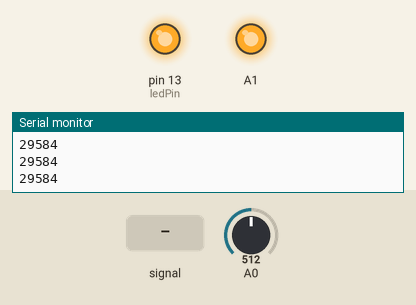
Simulated run of this sketch. Board: Arduino Uno, built with avr-gcc and run on an emulated ATmega328P. Shown: output pins drawn as LEDs (lit = HIGH), the last lines printed to the serial monitor. Dashed ring = blinking. The test bench sets the inputs (shaded band); at power-on: A0 = 512.

Above: at 1.2 s.
1.3 s: A0 fed a 200 Hz sine of ±81 counts around its level
At 1.34 s:
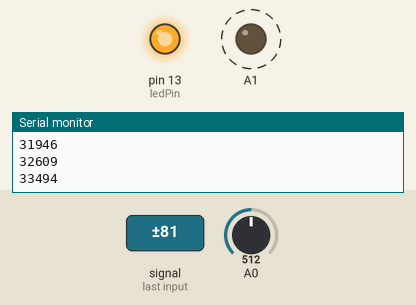
4.3 s: A0 set to 716
5.8 s: A0 set to 761
At 6.1 s:
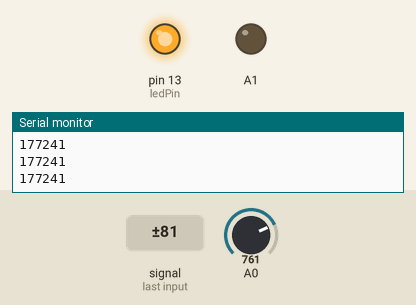
7.3 s: A0 set to 511
At 8.1 s:
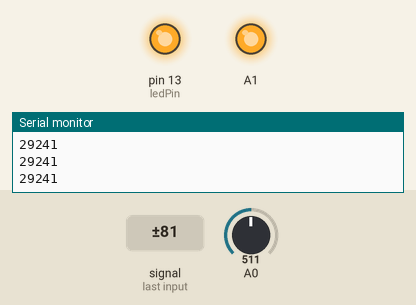
Timing chart, 0 to 9.8 s (numbered marks = the images above; inputs shaded):
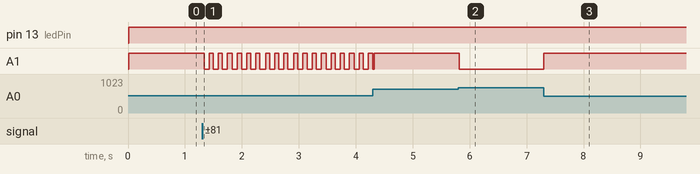

The sketch:

ElectricMicrophone.ino
```cpp
const int ledPin  =13;
const int middleValue = 340;
const int numberOfSamples =128;

int sample;
long signal;
long averageReading;

long runningAverage = 0;
const int averagedOver = 16;

const int threshold = 30;
int lowest = 1000;
int highest = 0;
void setup(){
  pinMode(ledPin,OUTPUT);
  Serial.begin(9600);
}

void loop(){
  sample = analogRead(A0);

  long sumOfSquares = 0;
  for(int i=0; i<numberOfSamples; i++){
    sample = analogRead(A0);
    signal = (sample - middleValue);
    signal *= signal;
    sumOfSquares += signal;
  }
  averageReading = sumOfSquares / numberOfSamples;
 //analogWrite(A0,map(averageReading,5,50,0,255));
 analogWrite(A1,averageReading);
  if(averageReading<lowest){
    lowest = averageReading;
  }
  if(averageReading>highest){
    highest = averageReading;
  }
  //Serial.println(map(averageReading,40,80,0,100));
  //Serial.println(map(lowest,40,80,0,100));
  Serial.println(averageReading);

  //Serial.println(sample);
  /*sample = map(sample,300,400,0,100);
  Serial.println(sample);
  Serial.println(lowest);
  Serial.println(highest);
  Serial.println("<---");
  */
  if(averageReading>threshold){
    digitalWrite(ledPin,HIGH);
  }else{
    digitalWrite(ledPin,LOW);
  }
  //delay(2000);
 /*
 long sumOfSquares = 0;
  for(int i=0; i<numberOfSamples; i++){
    sample = analogRead(A0);
    Serial.println(sample);
    sample = map(sample,300,360,0,1000);
    Serial.println(sample);
    Serial.println("---");
    signal = (sample - middleValue);
    signal *= signal;
    sumOfSquares += signal;
  }
  averageReading = sumOfSquares / numberOfSamples;
  runningAverage = (((averagedOver-1)*runningAverage)+averageReading)/averagedOver;

  if(runningAverage>threshold){
    digitalWrite(ledPin,HIGH);
  }else{
    digitalWrite(ledPin,LOW);
  }

  Serial.println(runningAverage);
  delay(1000);
*/
}
```

Measured:
- the behaviour switches between 744 and 745 on A0 (found by bisection; images 1 and 2)
- after the input at 1.3 s, A1: alternates HIGH for 0.07 s and LOW for 0.09 s, starting at once
- after the input at 5.8 s, A1: HIGH → LOW at once
- after the input at 7.3 s, A1: LOW → HIGH at once
